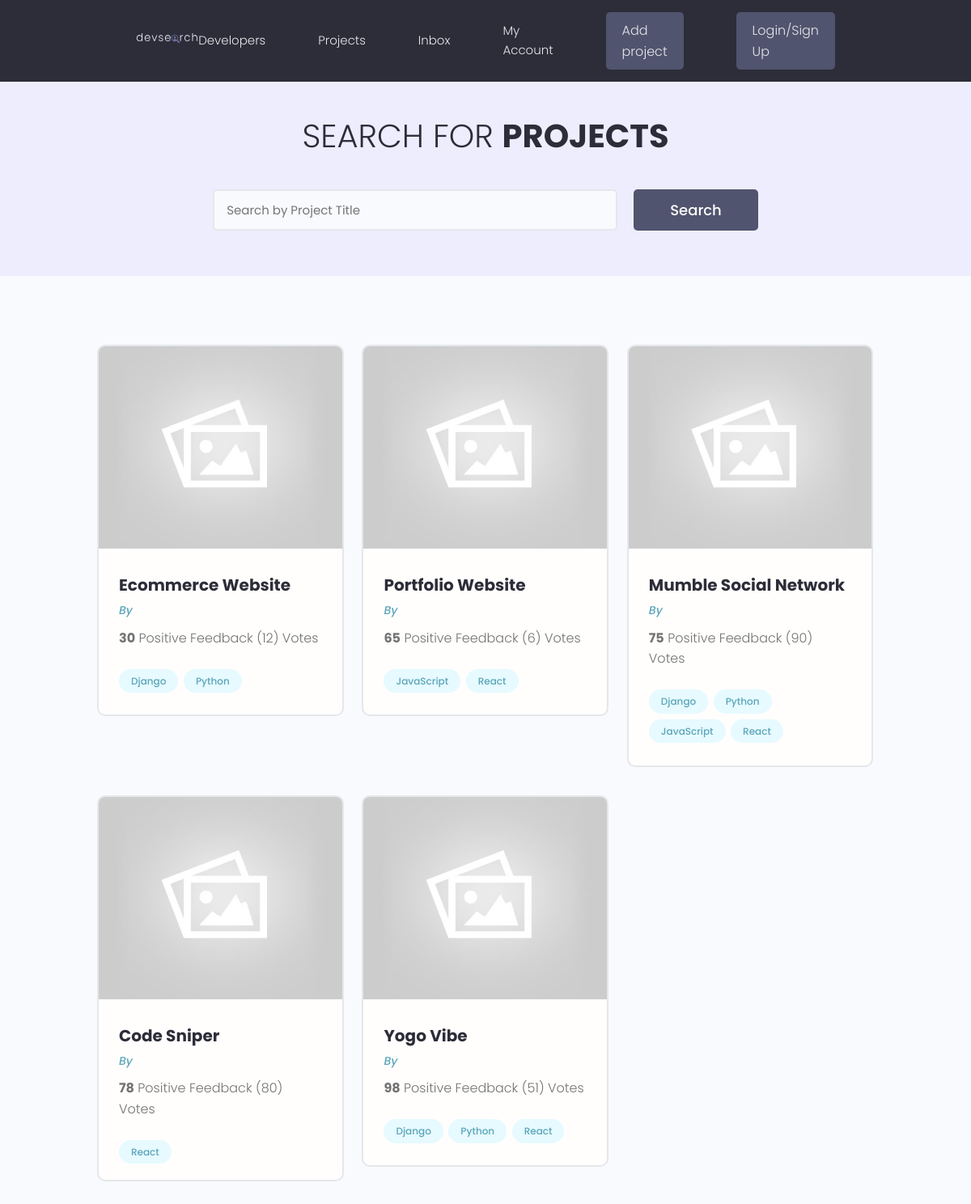
Before: /projects/ with the older database file.
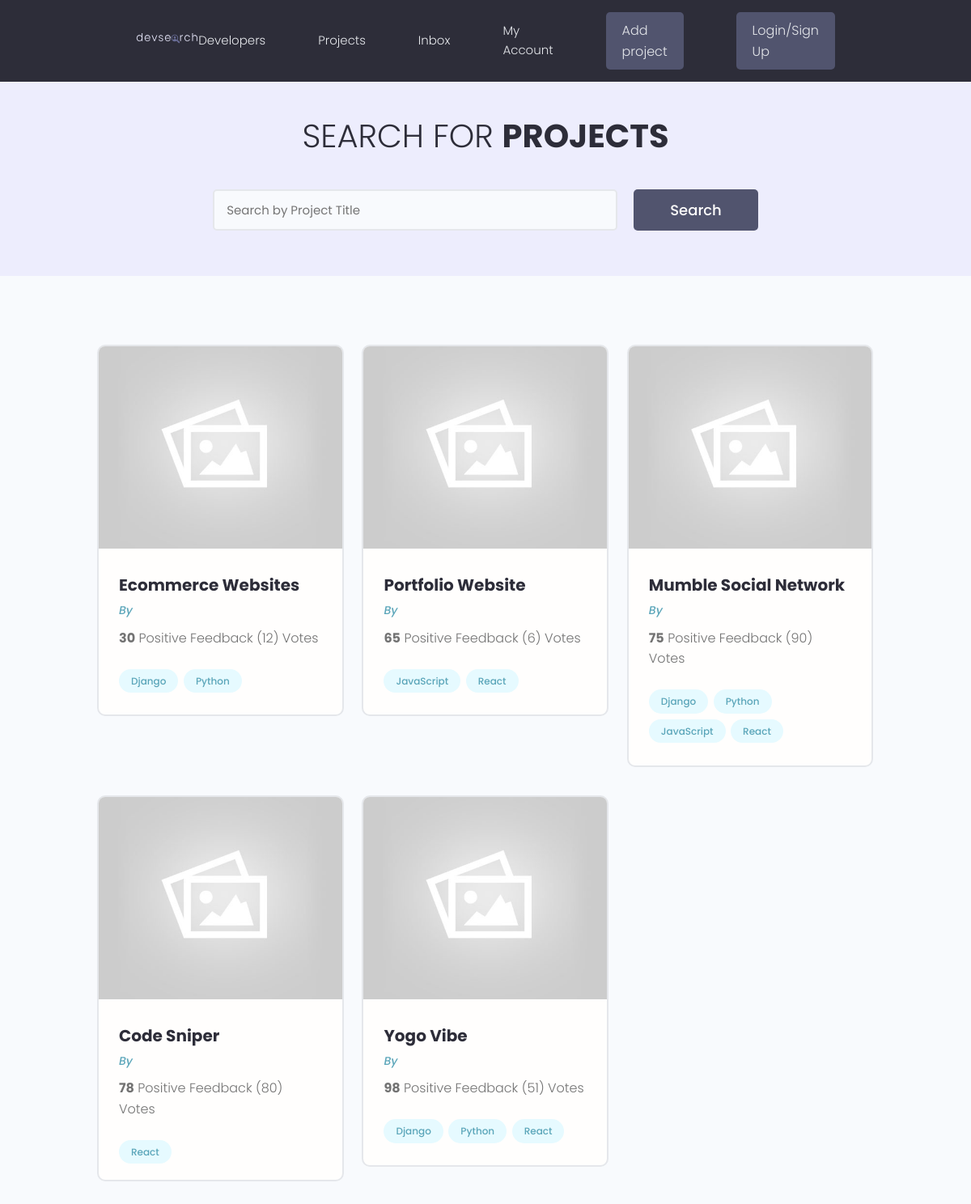
After: the same page with the newer database file.
### dev_apps/models.py (models this page shows, shortened)
class Project(models.Model):
    owner = models.ForeignKey(Profile, null=True, blank=True, on_delete=models.SET_NULL) # many to one relationship Profile(parent)--> Project(child)
    title = models.CharField(max_length=200)
    description = models.TextField(null=True, blank=True)
    feature_image = models.ImageField(null=True, blank=True, default="default.jpg")
    demo_link = models.CharField(max_length=2000, null=True, blank=True)
    source_link = models.CharField(max_length=2000, null=True, blank=True)
    tags = models.ManyToManyField('Tag', blank=True) #many-to-many relationship Project-->>Tag, remember you do not need to do quotes if the tag model is up here.
    vote_total = models.IntegerField(default=0, null=True, blank=True)
    vote_ratio = models.IntegerField(default=0, null=True, blank=True)
    created = models.DateTimeField(auto_now_add=True)
    id = models.UUIDField(default=uuid.uuid4, unique=True,
                         primary_key=True, editable=False)

### dev_apps/views.py (the view)
# urls.py: path('', views.projects, name="projects"),
def projects(request):
    projects = Project.objects.all()
    context = {'projects': projects}
    return render(request, 'dev_apps/projects.html', context)

### dev_apps/models.py (called while the page is built)
    def __str__(self):
        return self.name

### dev_apps/templates/dev_apps/projects.html (shortened to what this page needs)
{% extends 'main.html' %}
{% block content %}
<main class="projects">
    <section class="hero-section text-center">
      <div class="container container--narrow">
        <div class="hero-section__box">
          <h2>Search for <span>Projects</span></h2>
        </div>
        <div class="hero-section__search">
          <form class="form" action="#" method="get">
            <div class="form__field">
              <input class="input input--text" id="formInput#search" type="text" name="text"
                placeholder="Search by Project Title" />
            </div>
            <input class="btn btn--sub btn--lg" type="submit" value="Search" />
          </form>
        </div>
      </div>
    </section>
    <section class="projectsList">
      <div class="container">
        <div class="grid grid--three">
            {% for project in projects %}
          <div class="column">
            <div class="card project">
              <a href="{% url 'project' project.id %}" class="project">
                <img class="project__thumbnail" src="{{ project.feature_image.url }}" alt="project thumbnail" />
                <div class="card__body">
                  <h3 class="project__title">{{project.title}}</h3>
                  <p><a class="project__author" href="{% url 'user-profile' project.owner.id %}">By {{ project.owner.name }}</a></p>
                  <p class="project--rating">
                    <span style="font-weight: bold;">{{project.vote_ratio}}</span> Positive
                    Feedback ({{project.vote_total}}) Vote{{project.vote_total|pluralize:"s"}}
                  </p>
                  <div class="project__tags">
                    {% for tag in project.tags.all %}
                    <span class="tag tag--pill tag--main">
                      <small>{{tag}}</small>
                    </span>
                    {% endfor %}
                  </div>
                </div>
              </a>
            </div>
          </div>
          {% endfor %}
        </div>
      </div>
    </section>
  </main>
{% endblock %}

Changed rows visible on the page:
changed Project: title "Ecommerce Website" → "Ecommerce Websites"
